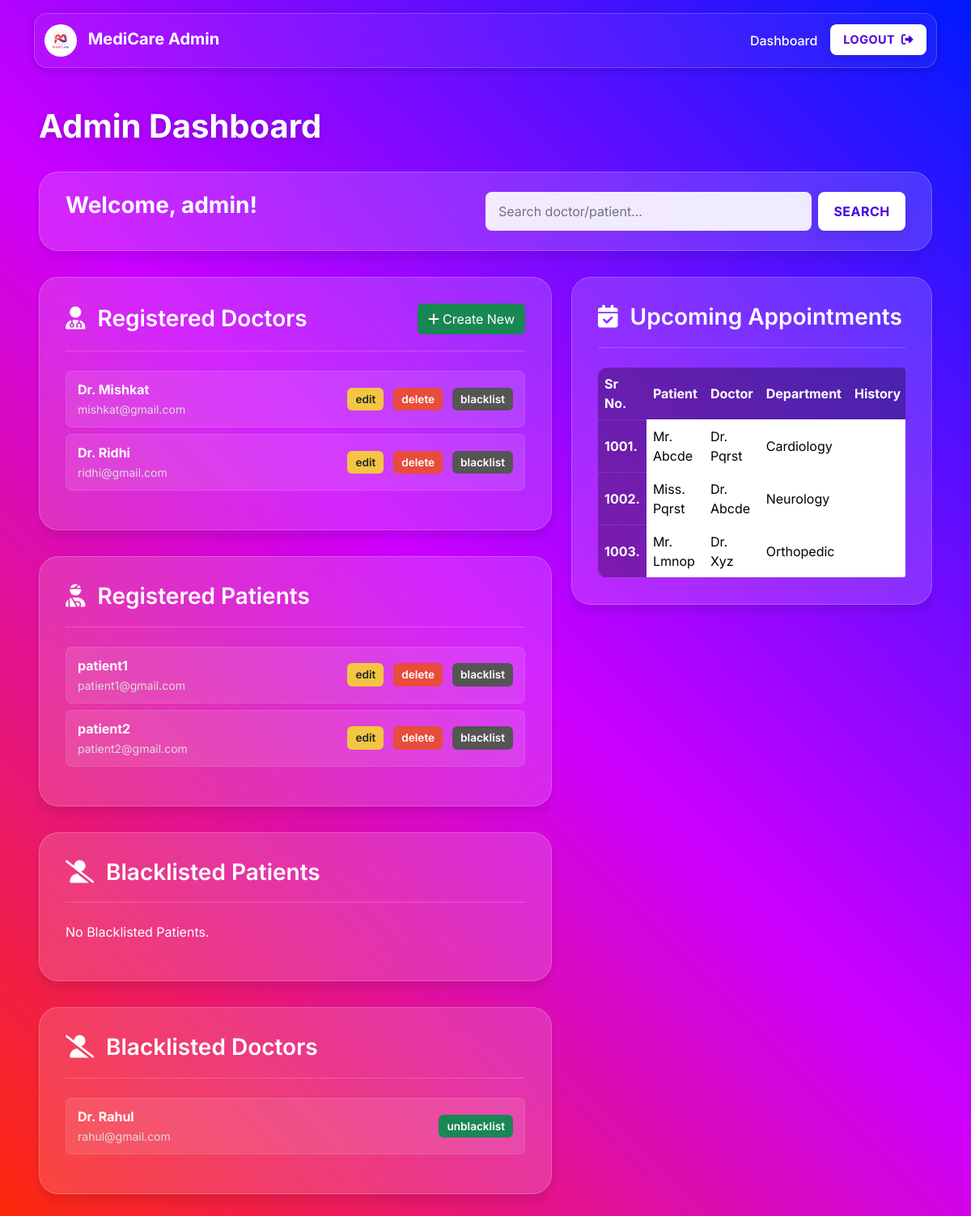
The page /admin on the database its author committed.
### application/models.py (models this page shows)
class User(db.Model):
    __tablename__ = 'user'
    id = db.Column(db.Integer(),primary_key = True)
    blocked = db.Column(db.Boolean(), default=False, nullable=False)
    username = db.Column(db.String(), unique=True, nullable=False)
    password = db.Column(db.String(), nullable=False)
    type = db.Column(db.String(), default="patient", nullable=False)
    patient = db.relationship('Patient', backref='user', cascade="all, delete-orphan")
    doctor = db.relationship('Doctor', backref='user', cascade="all, delete-orphan")

class Doctor(db.Model):
    __tablename__ = 'doctor'
    id = db.Column(db.Integer(),primary_key = True)
    doctor_name = db.Column(db.String(), nullable=False)
    password = db.Column(db.String(), nullable=False)
    email = db.Column(db.String(), nullable=False)
    department_id = db.Column(db.Integer(), db.ForeignKey('department.id'), nullable=False)
    user_id = db.Column(db.Integer(), db.ForeignKey('user.id', ondelete="CASCADE"), nullable=False)
    type = db.Column(db.String(), nullable=False)
    experience = db.Column(db.Integer(), nullable=False)
    appointment = db.relationship('Appointment', backref='doctor', cascade="all, delete-orphan")
    availability = db.relationship('Availability', backref='doctor', cascade="all, delete-orphan")

class Patient(db.Model):
    __tablename__ = 'patient'
    id = db.Column(db.Integer(),primary_key = True)
    blocked = db.Column(db.Boolean(), default=False, nullable=False)
    user_id = db.Column(db.Integer(), db.ForeignKey('user.id', ondelete="CASCADE"), nullable=False)
    name = db.Column(db.String(), nullable=False)
    age = db.Column(db.Integer(), nullable=False)
    gender = db.Column(db.String(), nullable=False)
    phone = db.Column(db.String(), nullable=False)
    email = db.Column(db.String(), nullable=False)
    appointment = db.relationship('Appointment', backref='patient', cascade="all, delete-orphan")

### application/controllers.py (the view, shortened to what this page needs)
@app.route("/admin")
def admin_dash():
    q = request.args.get("q", "").strip()
    if q == "":
        doctors = Doctor.query.join(User).filter(User.blocked == False).all()
        blacklisted_doctors = Doctor.query.join(User).filter(User.blocked == True).all()
        patients = Patient.query.filter_by(blocked=False).all()
        blacklisted_patients = Patient.query.filter_by(blocked = True).all()
    this_user = User.query.filter_by(type="admin").first()
    return render_template("admin_dash.html", this_user = this_user, doctors = doctors, patients = patients, q=q, blacklisted_patients = blacklisted_patients, blacklisted_doctors = blacklisted_doctors)

### templates/admin_dash.html (shortened to what this page needs)
<!DOCTYPE html>
<html lang="en">
<head>
    <link href="https://cdn.jsdelivr.net/npm/bootstrap@5.3.2/dist/css/bootstrap.min.css" rel="stylesheet">
</head>
<body class="landing-page">
    <nav class="navbar navbar-expand-lg admin-navbar navbar-dark sticky-top"
        style="width: 93%; box-shadow: 0 2px 10px rgba(0, 0, 0, 0.2);">
        <div class="container-fluid">
            <a class="navbar-brand" href="/">
                <img src="../static/logo2.png" alt="Logo" style="height: 40px; border-radius: 50%;">
                <span class="fw-bold ms-2">MediCare Admin</span>
            </a>
            <div class="collapse navbar-collapse" id="adminNav">
                <ul class="navbar-nav ms-auto mb-2 mb-lg-0">
                    <li class="nav-item">
                        <a class="nav-link active" href="#">Dashboard</a>
                    </li>
                    <li class="nav-item">
                        <a href="/login" class="btn btn-login ms-lg-2">Logout <i
                                class="fa-solid fa-right-from-bracket ms-1"></i></a>
                    </li>
                </ul>
            </div>
        </div>
    </nav>
    <main class="container-fluid p-4 p-md-5">
        <h1 class="admin-title">Admin Dashboard</h1>
        <div class="glass-card search-bar" style="display: flex; justify-content: space-between;">
            <h1 class="text-white h3 fw-bold">Welcome, {{this_user.username}}!</h1>
            <form class="d-flex w-50" method="get" action="/admin">
                <input name="q" class="form-control me-2 form-control-admin" type="text"
                    placeholder="Search doctor/patient..." value="{{ q }}">
                <button class="btn btn-login" type="submit">Search</button>
            </form>
        </div>
        <div class="row">
            <div class="col-lg-7">
                <div class="glass-card content-card">
                    <div class="content-card-header">
                        <h3><i class="fa-solid fa-user-doctor me-2"></i> Registered Doctors</h3>
                        <button class="btn btn-create"><i class="fa-solid fa-plus me-1"></i><a href="/add_doctor"
                                style="color: white;">Create New</a></button>
                    </div>
                    <ul class="admin-list">
                        {% if doctors %}
                        {% for d in doctors %}
                        <li class="admin-list-item">
                            <div>
                                <strong>{{ d.doctor_name }}</strong>
                                <br>
                                <small style="color: #ddd;">{{ d.email }}</small>
                            </div>
                            <div class="admin-buttons">
                                <a href="/edit_doctor/{{ d.id }}" class="btn-action btn-edit">edit</a>
                                <a href="/delete_doctor/{{ d.id }}" class="btn-action btn-delete">delete</a>
                                <a href="/blacklist_doctor/{{ d.id }}" class="btn-action btn-blacklist">blacklist</a>
                            </div>
                        </li>
                        {% endfor %}
                        {% else %}
                        <li>No doctors found.</li>
                        {% endif %}
                    </ul>
                </div>
                <div class="glass-card content-card">
                    <div class="content-card-header">
                        <h3><i class="fa-solid fa-user-injured me-2"></i> Registered Patients</h3>
                    </div>
                    <ul class="admin-list">
                        {% if patients %}
                        {% for p in patients %}
                        <li class="admin-list-item">
                            <div>
                                <strong>{{ p.name }}</strong>
                                <br>
                                <small style="color: #ddd;">{{ p.email }}</small>
                            </div>
                            <div class="admin-buttons">
                                <a href="/edit_patient/{{ p.id }}" class="btn-action btn-edit">edit</a>
                                <a href="/delete_patient/{{ p.id }}" class="btn-action btn-delete">delete</a>
                                <a href="/blacklist_patient/{{ p.id }}" class="btn-action btn-blacklist">blacklist</a>
                            </div>
                        </li>
                        {% endfor %}
                        {% else %}
                        <li>No Patients found.</li>
                        {% endif %}
                    </ul>
                </div>
                <div class="glass-card content-card">
                    <div class="content-card-header">
                        <h3><i class="fa-solid fa-user-slash me-2"></i> Blacklisted Patients</h3>
                    </div>
                    <ul class="admin-list">
                        {% if blacklisted_patients %}
                        {% for p in blacklisted_patients %}
                        <li class="admin-list-item">
                            <div>
                                <strong>{{ p.name }}</strong>
                                <br>
                                <small style="color: #ddd;">{{ p.email }}</small>
                            </div>
                            <div class="admin-buttons">
                                <a href="/unblacklist_patient/{{ p.id }}" class="btn-action btn-create">
                                    unblacklist
                                </a>
                            </div>
                        </li>
                        {% endfor %}
                        {% else %}
                        <li>No Blacklisted Patients.</li>
                        {% endif %}
                    </ul>
                </div>
                <div class="glass-card content-card">
                    <div class="content-card-header">
                        <h3><i class="fa-solid fa-user-slash me-2"></i> Blacklisted Doctors</h3>
                    </div>
                    <ul class="admin-list">
                        {% if blacklisted_doctors %}
                        {% for d in blacklisted_doctors %}
                        <li class="admin-list-item">
                            <div>
                                <strong>{{ d.doctor_name }}</strong>
                                <br>
                                <small style="color: #ddd;">{{ d.email }}</small>
                            </div>
                            <div class="admin-buttons">
                                <a href="/unblacklist_doctor/{{ d.id }}" class="btn-action btn-create">
                                    unblacklist
                                </a>
                            </div>
                        </li>
                        {% endfor %}
                        {% else %}
                        <li>No Blacklisted Doctors.</li>
                        {% endif %}
                    </ul>
                </div>
            </div>
            <div class="col-lg-5">
                <div class="glass-card content-card">
                    <div class="content-card-header">
                        <h3><i class="fa-solid fa-calendar-check me-2"></i> Upcoming Appointments</h3>
                    </div>
                    <div class="table-responsive">
                        <table class="table table-glass mb-0">
                            <thead>
                                <tr>
                                    <th scope="col">Sr No.</th>
                                    <th scope="col">Patient</th>
                                    <th scope="col">Doctor</th>
                                    <th scope="col">Department</th>
                                    <th scope="col">History</th>
                                </tr>
                            </thead>
                            <tbody>
                                <tr>
                                    <th scope="row">1001.</th>
                                    <td>Mr. Abcde</td>
                                    <td>Dr. Pqrst</td>
                                    <td>Cardiology</td>
                                    <td><button class="btn btn-view">View</button></td>
                                </tr>
                                <tr>
                                    <th scope="row">1002.</th>
                                    <td>Miss. Pqrst</td>
                                    <td>Dr. Abcde</td>
                                    <td>Neurology</td>
                                    <td><button class="btn btn-view">View</button></td>
                                </tr>
                                <tr>
                                    <th scope="row">1003.</th>
                                    <td>Mr. Lmnop</td>
                                    <td>Dr. Xyz</td>
                                    <td>Orthopedic</td>
                                    <td><button class="btn btn-view">View</button></td>
                                </tr>
                            </tbody>
                        </table>
                    </div>
                </div>
            </div>
        </div>
    </main>
</body>
</html>

### templates/admin_dash.html (style rules this page uses)
html { min-height: 100vh; background-image: linear-gradient(45deg, #ff2a00 0%, #cc00ff 50%, #001aff 100%); background-attachment: fixed; background-size: cover; }
body { font-family: 'Inter', sans-serif; background-color: transparent; min-height: 100vh; position: relative; display: flex; align-items: center; justify-content: center; padding: 1rem; overflow: hidden; }
body.landing-page { display: block; padding: 0; overflow-y: auto; overflow-x: hidden; background-color: transparent; }
a { text-decoration: none; }
.glass-card { background: rgba(255, 255, 255, 0.15); backdrop-filter: blur(25px); border-radius: 1.5rem; box-shadow: 0 10px 10px rgba(0, 0, 0, 0.07); border: 1px solid rgba(255, 255, 255, 0.2); color: white; z-index: 10; }
.btn-login { color: #4a00e0; background: #fff; border: none; padding: 0.7rem 1.2rem; font-size: 1rem; font-weight: 700; text-transform: uppercase; letter-spacing: 0.5px; border-radius: 0.5rem; box-shadow: 0 4px 15px rgba(0, 0, 0, 0.1); transition: all 0.3s ease-in-out; }
.navbar .navbar-brand span, .navbar .nav-link:hover, .navbar .nav-link.active { color: #fff !important; }
.navbar .nav-link { color: rgba(255, 255, 255, 0.8) !important; font-weight: 500; transition: all 0.2s ease; }
.navbar .btn { padding: 0.5rem 1rem; font-size: 0.9rem; }
.admin-navbar { background: rgba(255, 255, 255, 0.05); backdrop-filter: blur(30px); border-radius: 1rem; width: calc(100% - 2rem); margin: 1rem auto 0 auto; border: 1px solid rgba(255, 255, 255, 0.2); z-index: 1000; }
.admin-title { color: #fff; font-weight: 700; margin-bottom: 2rem; text-shadow: 0 2px 10px rgba(0, 0, 0, 0.2); }
.search-bar { padding: 1.5rem 2rem; margin-bottom: 2rem; }
.form-control-admin { background: rgba(255, 255, 255, 0.9); color: #333; border: none; border-radius: 0.5rem; padding: 0.75rem 1rem; }
.form-control-admin::placeholder { color: #6c757d; }
.content-card { padding: 2rem; margin-bottom: 2rem; }
.content-card-header { display: flex; justify-content: space-between; align-items: center; margin-bottom: 1.5rem; padding-bottom: 1.25rem; border-bottom: 1px solid rgba(255, 255, 255, 0.2); }
.content-card-header h3 { margin: 0; color: #fff; font-weight: 600; }
.admin-list { list-style: none; padding-left: 0; }
.admin-list-item { background: rgba(0, 0, 0, 0.15); padding: 1rem 1.5rem; border-radius: 0.75rem; display: flex; justify-content: space-between; align-items: center; margin-bottom: 0.75rem; border: 1px solid rgba(255, 255, 255, 0.1); transition: all 0.3s ease; }
.btn-create { background-color: #198754; color: white; }
.btn-edit { background-color: #ffc107; color: #333; }
.btn-delete { background-color: #dc3545; color: white; }
.btn-blacklist { background-color: #495057; color: white; }
.btn-view { background: rgba(255, 255, 255, 0.08); border: 1px solid rgba(255, 255, 255, 0.3); color: white; padding: 0.3rem 0.75rem; font-size: 0.8rem; font-weight: 600; text-transform: uppercase; }
.table-glass { background-color: rgba(0, 0, 0, 0.15); color: white; border-radius: 0.75rem; overflow: hidden; }
.table-glass th { background-color: rgba(0, 0, 0, 0.2); color: #fff; border-color: rgba(255, 255, 255, 0.2) !important; }
.table-glass td, .table-glass th { border-color: rgba(255, 255, 255, 0.1) !important; vertical-align: middle; }
.table-glass .btn-view { width: 100%; }
.btn-action { padding: 4px 10px; font-size: 0.85rem; border-radius: 6px; margin-left: 6px; color: white; font-weight: 600; }
.btn-edit { background-color: #f4c542; color: rgb(38, 38, 38); }
.btn-delete { background-color: #e74c3c; }
.btn-blacklist { background-color: #555; }
.admin-list-item { display: flex; justify-content: space-between; align-items: center; background: rgba(255, 255, 255, 0.1); padding: 10px 14px; margin-bottom: 8px; border-radius: 8px; }
.admin-buttons { display: flex; align-items: center; gap: 6px; }

### rows shown on the page
User: username "admin"
Doctor: doctor_name "Dr. Mishkat", email "mishkat@gmail.com"
Doctor: doctor_name "Dr. Ridhi", email "ridhi@gmail.com"
Patient: name "patient1", email "patient1@gmail.com"
Patient: name "patient2", email "patient2@gmail.com"
Doctor: doctor_name "Dr. Rahul", email "rahul@gmail.com"
